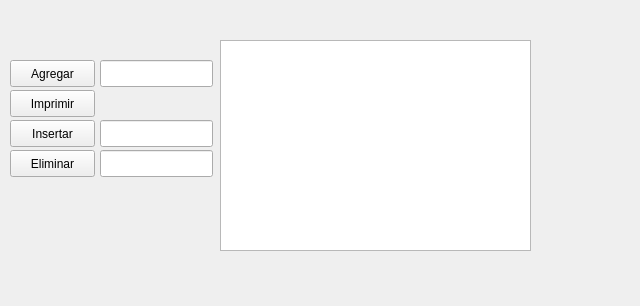
<?xml version="1.0" encoding="UTF-8"?>
<ui version="4.0">
 <class>Cartas</class>
 <widget class="QWidget" name="Cartas">
  <property name="geometry">
   <rect>
    <x>0</x>
    <y>0</y>
    <width>640</width>
    <height>306</height>
   </rect>
  </property>
  <property name="windowTitle">
   <string>Form</string>
  </property>
  <widget class="QPushButton" name="pushButtonAgregar">
   <property name="geometry">
    <rect>
     <x>10</x>
     <y>60</y>
     <width>85</width>
     <height>27</height>
    </rect>
   </property>
   <property name="text">
    <string>Agregar</string>
   </property>
  </widget>
  <widget class="QPushButton" name="pushButtonImprimir">
   <property name="geometry">
    <rect>
     <x>10</x>
     <y>90</y>
     <width>85</width>
     <height>27</height>
    </rect>
   </property>
   <property name="text">
    <string>Imprimir</string>
   </property>
  </widget>
  <widget class="QPushButton" name="pushButtonInsertar">
   <property name="geometry">
    <rect>
     <x>10</x>
     <y>120</y>
     <width>85</width>
     <height>27</height>
    </rect>
   </property>
   <property name="text">
    <string>Insertar</string>
   </property>
  </widget>
  <widget class="QPushButton" name="pushButtonEliminar">
   <property name="geometry">
    <rect>
     <x>10</x>
     <y>150</y>
     <width>85</width>
     <height>27</height>
    </rect>
   </property>
   <property name="text">
    <string>Eliminar</string>
   </property>
  </widget>
  <widget class="QLineEdit" name="lineEditadd">
   <property name="geometry">
    <rect>
     <x>100</x>
     <y>60</y>
     <width>113</width>
     <height>27</height>
    </rect>
   </property>
  </widget>
  <widget class="QLineEdit" name="lineEditinsert">
   <property name="geometry">
    <rect>
     <x>100</x>
     <y>120</y>
     <width>113</width>
     <height>27</height>
    </rect>
   </property>
  </widget>
  <widget class="QLineEdit" name="lineEditdelete">
   <property name="geometry">
    <rect>
     <x>100</x>
     <y>150</y>
     <width>113</width>
     <height>27</height>
    </rect>
   </property>
  </widget>
  <widget class="QListWidget" name="listWidget">
   <property name="geometry">
    <rect>
     <x>220</x>
     <y>40</y>
     <width>311</width>
     <height>211</height>
    </rect>
   </property>
  </widget>
 </widget>
 <resources/>
 <connections/>
</ui>
